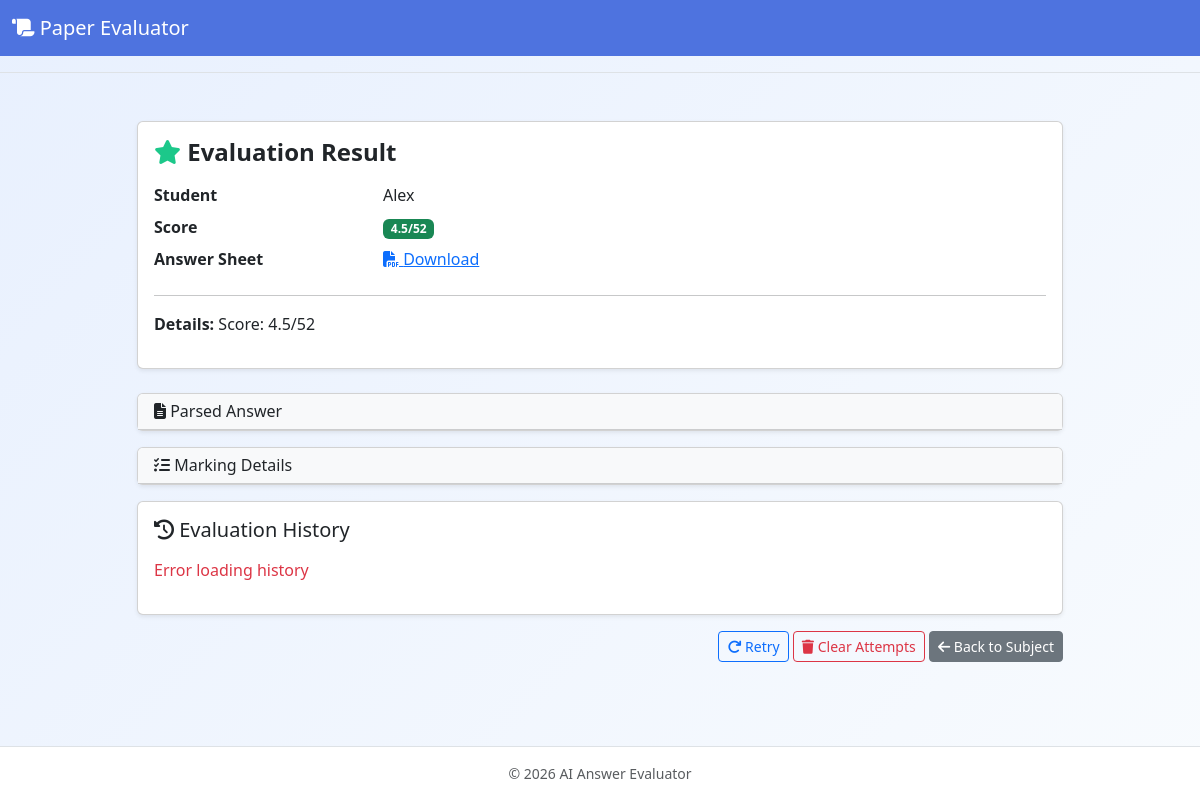
The app's page /result/1, older data.
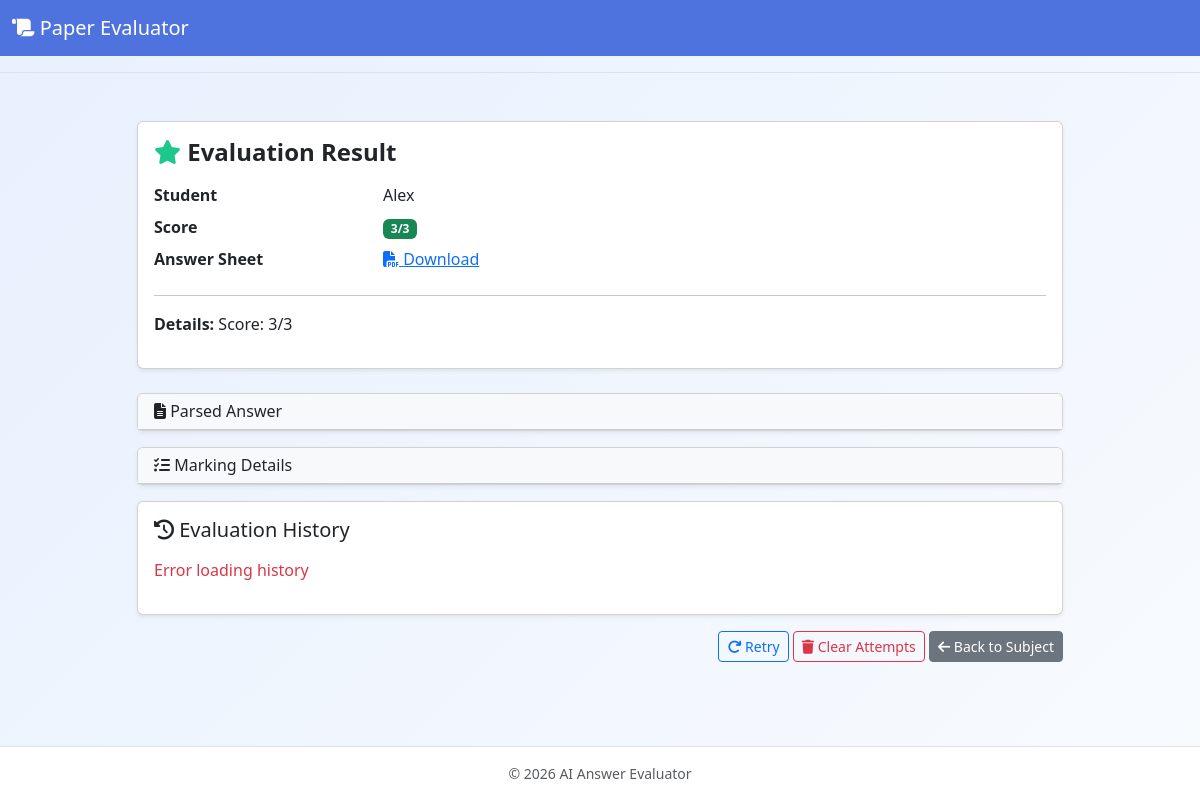
The same page, newer data.
### server.py (models this page shows)
class Evaluation(db.Model):
    id = db.Column(db.Integer, primary_key=True)
    subject_id = db.Column(db.Integer, db.ForeignKey('subject.id'), nullable=False)
    student_name = db.Column(db.String(120))
    score = db.Column(db.String(100))
    answer_path = db.Column(db.String(500))
    created_at = db.Column(db.DateTime, default=lambda: datetime.now(timezone.utc))
    result_text = db.Column(db.Text)
    answer_parsing = db.Column(db.Text)  # parsed answer from student's PDF
    markings = db.Column(db.Text)  # LLM response with detailed markings (JSON)
    eval_history = db.Column(db.Text, default='[]')

### server.py (the view)
@app.route('/result/<int:eval_id>')
def show_result(eval_id):
    evaluation = Evaluation.query.get_or_404(eval_id)
    return render_template('evaluation_result.html', evaluation=evaluation)

### server.py (called while the page is built)
def now():
    return datetime.now(timezone.utc)

@app.context_processor
def inject_now():
    return {'now': now}

### templates/evaluation_result.html (shortened to what this page needs)
{% extends 'layout.html' %}
{% block content %}
<div class="row justify-content-center">
  <div class="col-md-10">
    <div class="card shadow-sm mb-4">
      <div class="card-body">
        <h4 class="card-title mb-3"><i class="fa-solid fa-star text-accent"></i> Evaluation Result</h4>
        <dl class="row">
          <dt class="col-sm-3">Student</dt><dd class="col-sm-9">{{ evaluation.student_name }}</dd>
          <dt class="col-sm-3">Score</dt><dd class="col-sm-9"><span class="badge bg-success">{{ evaluation.score }}</span></dd>
          <dt class="col-sm-3">Answer Sheet</dt><dd class="col-sm-9"><a href="{{ url_for('uploaded_file', filename=evaluation.answer_path) }}" target="_blank"><i class="fa-solid fa-file-pdf"></i> Download</a></dd>
        </dl>
        <hr>
        <p><strong>Details:</strong> {{ evaluation.result_text }}</p>
      </div>
    </div>
    {% if evaluation.answer_parsing %}
    <div class="card shadow-sm mb-3">
      <div class="card-header bg-light cursor-pointer" data-bs-toggle="collapse" data-bs-target="#answer-parsing" aria-expanded="false">
        <h6 class="mb-0"><i class="fa-solid fa-file-lines"></i> Parsed Answer</h6>
      </div>
    </div>
    {% endif %}
    {% if evaluation.markings %}
    <div class="card shadow-sm mb-3">
      <div class="card-header bg-light cursor-pointer" data-bs-toggle="collapse" data-bs-target="#markings" aria-expanded="false">
        <h6 class="mb-0"><i class="fa-solid fa-list-check"></i> Marking Details</h6>
      </div>
    </div>
    {% endif %}
    <div class="card shadow-sm">
      <div class="card-body">
        <h5 class="card-title mb-3"><i class="fa-solid fa-history"></i> Evaluation History</h5>
        <div id="history-container" class="list-group">
        </div>
      </div>
    </div>
    <div class="text-end mt-3">
      <button class="btn btn-outline-primary btn-sm retry-btn-result" data-eval-id="{{ evaluation.id }}" id="retry-result-btn">
        <i class="fa-solid fa-arrow-rotate-right"></i> Retry
      </button>
      <form method="post" action="{{ url_for('clear_attempts', eval_id=evaluation.id) }}" style="display:inline-block;" onsubmit="return confirm('Clear all attempts and reset the evaluation? This cannot be undone.');">
        <button class="btn btn-outline-danger btn-sm" type="submit">
          <i class="fa-solid fa-trash"></i> Clear Attempts
        </button>
      </form>
      <a href="{{ url_for('view_subject', subj_id=evaluation.subject_id) }}" class="btn btn-secondary btn-sm">
        <i class="fa-solid fa-arrow-left"></i> Back to Subject
      </a>
    </div>
  </div>
</div>
{% endblock %}

### templates/layout.html (shortened to what this page needs)
<!doctype html>
<html lang="en">
<head>
  <link href="https://cdn.jsdelivr.net/npm/bootstrap@5.3.0/dist/css/bootstrap.min.css" rel="stylesheet">
  <link rel="stylesheet" href="https://cdnjs.cloudflare.com/ajax/libs/font-awesome/6.4.0/css/all.min.css" />
  <link rel="stylesheet" href="{{ url_for('static', filename='css/style.css') }}">
</head>
<body>
<header class="pb-3 mb-4 border-bottom">
  <nav class="navbar navbar-expand-lg navbar-dark">
    <div class="container-fluid">
      <a class="navbar-brand" href="{{ url_for('dashboard') }}"><i class="fa-solid fa-scroll"></i> Paper Evaluator</a>
    </div>
  </nav>
</header>
<main class="container my-4">
  {% block content %}{% endblock %}
</main>
<footer class="text-center py-3 small text-muted">
  &copy; {{ now().year }} AI Answer Evaluator
</footer>
</body>
</html>

### static/css/style.css (style rules this page uses)
:root { --primary: #4e73df; --secondary: #f8f9fc; --accent: #1cc88a; --dark-text: #343a40; --light-text: #fff; }
* { box-sizing: border-box; }
body { font-family: 'Segoe UI', Roboto, Helvetica, Arial, sans-serif; background: linear-gradient(135deg, #e8f0fe 0%, #f8fbfe 100%); color: var(--dark-text); display: flex; flex-direction: column; min-height: 100vh; }
main { flex: 1 0 auto; }
h3, h4 { font-weight: 600; }
header nav { background: var(--primary); }
footer { background: #fff; border-top: 1px solid #dee2e6; }
.text-accent { color: var(--accent) !important; }
.card-header.cursor-pointer { user-select: none; transition: background-color 0.2s; }

### templates/evaluation_result.html (style rules this page uses)
.cursor-pointer { cursor: pointer; }

Row changes from the older to the newer data that the page shows:
changed Evaluation "Alex": score "4.5/52" → "3/3"; result_text "Score: 4.5/52" → "Score: 3/3"
